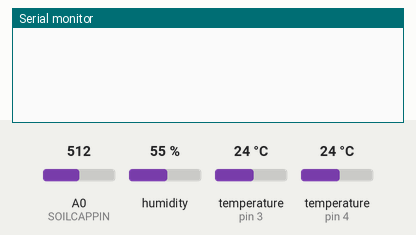
The sketch below on a simulated Arduino Uno, built with avr-gcc and run on an emulated ATmega328P. Shown: the last lines printed to the serial monitor. The inputs (shaded band) are chosen by the test bench; at power-on: humidity 55 %, temperature (sensors on pin 3, pin 4) 24 °C, A0 (SOILCAPPIN) = 512. No radio packets arrive unless stated.

Above: at 3.2 s.
3.3 s: humidity set to 22 %
At 4.3 s:
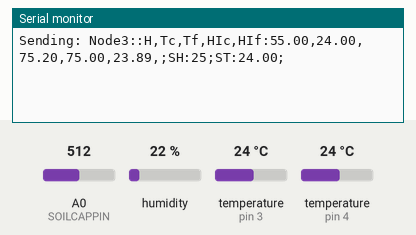
8.1 s: temperature (sensor on pin 3) set to 12 °C
At 12.4 s:
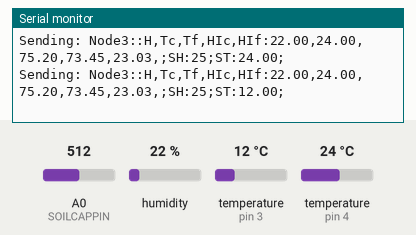
12.9 s: A0 (SOILCAPPIN) set to 610
At 15.9 s:
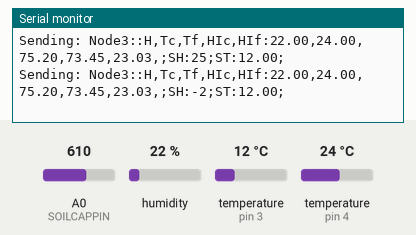
17.7 s: temperature (sensor on pin 4) set to 12 °C
At 19.3 s:
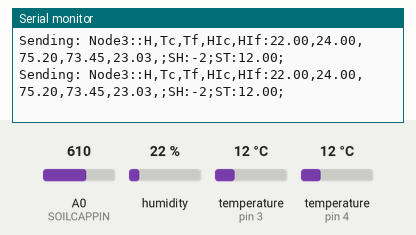
22.5 s: temperature (sensor on pin 3) set to 19 °C
At 24.0 s:
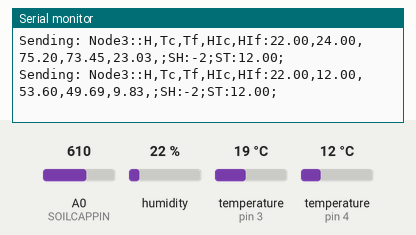
27.3 s: A0 (SOILCAPPIN) set to 590
At 30.8 s:
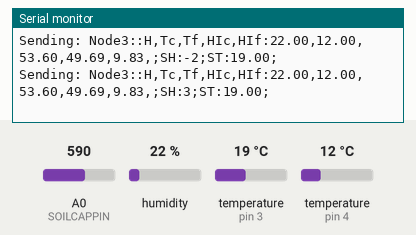
Timing chart, 0 to 32.3 s (numbered marks = the images above; inputs shaded):
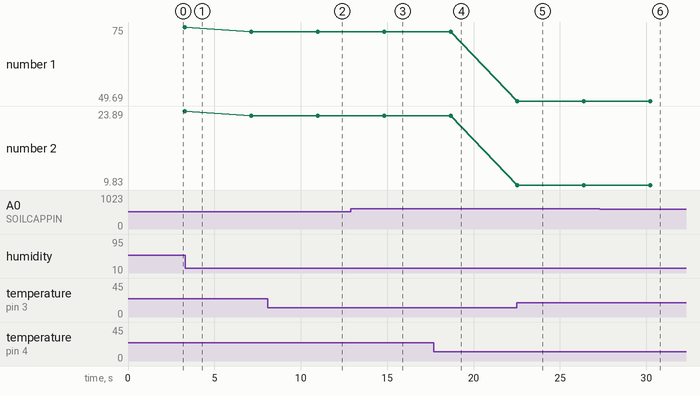

Measured:
- after the input at 8.1 s, the serial monitor: prints a new line after 2.9 s (image 2)
- after the input at 12.9 s, the serial monitor: prints a new line after 1.9 s (image 3)
- after the input at 27.3 s, the serial monitor: prints a new line after 2.9 s (image 6)
- plotted number 1: 75 → 73.45 after the input at 3.3 s
- plotted number 2: 23.89 → 23.03 after the input at 3.3 s

The sketch:

node_3_arduino.ino
```cpp
/*#######################################################CONNECTIONS#######################################################
 * NOTE: Do not use Pins: DIGITAL 2,9,10,11,12, and 13 as they are used by LoRa shield.
 * DHT22 :-: Air temperature and humidity
 * DHT22 :: BY DHT Header, Pins - 3.3VDC:RED, GND:BLACK, YELLOW:DIGITAL4
 *            10K resistor from pin DIGITAL4 (data) to pin 3.3VDC (power)
 * CAPACITIVE_SOIL_SENSOR :-: Soil humidity
 * CAPACITIVE_SOIL_SENSOR :: NO HEADER, Pins - 3.3VDC:RED, GND:BLACK, YELLOW:ANALOG0
 * DS18B20 :-: Soil temperature (thermometer sensor)
 * DS18B20 :: BY OneWire and DallasTemperature Header, Pins - 5VDC:RED, GND:BLACK, YELLOW:DIGITAL3
 *            4K7 (4.7K) resistor from pin DIGITAL3 (data) to pin 3.3VDC (power)
 */

// ----------------------------------------------------------------------------------------------------------------------

// send next/each value after/with delay of 1 second
int const DELAY4=3000;                              // milliseconds (NOTE: Cn't be less than 1000 milliseconds)
char const NODENAME='3';                            // node name

// -----------------------------------------------------------------------------------------------------------------------

// load header files
#include<DHT.h>                                     // for AM2105A (Temperature and Humidity)
#include<OneWire.h>                                 // for DS18B20 soil thermometer sensor (soil temperature)
#include<DallasTemperature.h>                       // for DS18B20 soil thermometer sensor (soil temperature)
#include<RH_RF95.h>                                 // for LoRa sending and reciving

// ------------------------------------------------------------------------------------------------------------------------

// PIN DEFINATIONS
#define DHT22PIN 4                                 // of DHT22 sensor
#define SOILCAPPIN A0                              // of capacitive soil sensor
#define SOILTHMPIN 3                               // of soil thermometer sensor

// -------------------------------------------------------------------------------------------------------------------------

// other definations
#define DHT22TYPE DHT22                             // DHT sensor type

// -------------------------------------------------------------------------------------------------------------------------

// Initialize sensor
DHT DHT22SENSOR(DHT22PIN,DHT22TYPE);                // setup AM2105A (DHT22) sensor
// Setup a oneWire instance to communicate with any OneWire devices (not just Maxim/Dallas temperature ICs)
OneWire oneWire(SOILTHMPIN);                        // for soil thermometer sensor (soil temperature)
// Pass our oneWire reference to Dallas Temperature.
DallasTemperature DS18B20(&oneWire);                // for soil thermometer sensor (soil temperature)
// make LoRa connection object
RH_RF95 LoRaConnection;                             // for send data by LoRa module

// ------------------------------------------------------------------------------------------------------------------------

// variable to controll detailed printing on serial monitor
bool detailed=false;
// variables to store sensor values ------------------------------
// DHT22 sensor
int DHT22_ARRAY_SIZE=5;
float DHT22_VALUES[]={-1.0,-1.0,-1.0,-1.0,-1.0};    // to store humidity, temperature(°C), temperature(°F), heat index (°C and °F)
// set values for capacitive soil sensor at pin A0 ---------------
const int max_CAPACITOR_VALUE=600;                  // maximum capacitor value (3.3VDC) (in dry air)
const int min_CAPACITOR_VALUE=240;                  // minimum capacitor value (3.3VDC) (in water)
int CURRENT_CAPACITOR_VALUE=0;                      // capacitor value (soil humidity)
// soil thermometer sensor (soil temperature) --------------------
float CURRENT_SOIL_TEM_VALUE=0;                     // soil temperature value

// -------------------------------------------------------------------------------------------------------------------------

// setup function
void setup() {
  // open serial port, set the baud rate to 9600 bps
  Serial.begin(9600);
  // start communication with DHT22 temperature and humidity sensor
  DHT22SENSOR.begin();
  // start communication with DS18B20 thermometer sensor
  DS18B20.begin();
  // start connection with LoRa
  while (!LoRaConnection.init()) {
    Serial.println("LoRa initialization failed!");
    delay(500);
  }
  // Wait a few seconds before starting measurements.
  delay(2000);
  }

// ---------------------------------------------------------------------------------------------------------------------------

// loop function
void loop(){
  // read temeperature and humidity
  callDHT22(detailed=false);
  // read soil moisture capacitive value by capacitive soil sensor
  callSOILCAP(detailed=false);
  // read soil temeperature by DS18B20
  callDS18B20(detailed=false);
  // make wait for a while before start sending
  delay(500);
  // make send message
  callLoRaSender(detailed=true);
  // make await before next value
  delay(DELAY4-500);
}


// ----------------------------------------------------------------------------------------------------------------------------

// function to read temeperature and humidity
float callDHT22(bool detailed){
  // Reading temperature or humidity takes about 250 milliseconds!
  // Sensor readings may also be up to 2 seconds 'old' (its a very slow sensor)
  DHT22_VALUES[0]=DHT22SENSOR.readHumidity();
  // Read temperature as Celsius (the default)
  DHT22_VALUES[1]=DHT22SENSOR.readTemperature();
  // Read temperature as Fahrenheit (isFahrenheit = true)
  DHT22_VALUES[2]=DHT22SENSOR.readTemperature(true);
  // Check if any reads failed and exit early (to try again).
  if (isnan(DHT22_VALUES[0])||isnan(DHT22_VALUES[2])||isnan(DHT22_VALUES[3])){
    // print notification if value fail to read
    Serial.println("Failed to read from DHT22 sensor!");
    // make all values to -1
    DHT22_VALUES[0]=-1;
    DHT22_VALUES[1]=-1;
    DHT22_VALUES[2]=-1;
    DHT22_VALUES[3]=-1;
    DHT22_VALUES[4]=-1;
    // make return that reading failed
    return -1;
  }
  // Compute heat index in Fahrenheit (the default)
  DHT22_VALUES[3]=DHT22SENSOR.computeHeatIndex(DHT22_VALUES[2],DHT22_VALUES[0]);
  // Compute heat index in Celsius (isFahreheit = false)
  DHT22_VALUES[4]=DHT22SENSOR.computeHeatIndex(DHT22_VALUES[1],DHT22_VALUES[0],false);
  // if value have to be printed on serial monitor
  if (detailed) {
    // make print all values
    Serial.print("Humidity: ");Serial.print(DHT22_VALUES[0]);
    Serial.print("%  Temperature: ");Serial.print(DHT22_VALUES[1]);
    Serial.print("°C ");Serial.print(DHT22_VALUES[2]);Serial.print("°F  Heat index: ");
    Serial.print(DHT22_VALUES[4]);Serial.print("°C ");Serial.print(DHT22_VALUES[3]);Serial.println("°F");
  }
  // make return
  return 0;
}

// function to read soil moisture capacitive value by capacitive soil sensor
float callSOILCAP(bool detailed){
  // read soil moisture capacitive value by capacitive soil sensor
  CURRENT_CAPACITOR_VALUE=map(analogRead(SOILCAPPIN),min_CAPACITOR_VALUE,max_CAPACITOR_VALUE,100,0);
  // if value have to be printed on serial monitor
  if (detailed) {
    // make print soil capacitor (humidity) value values
    Serial.print("Soil capacitor value (Soil humidity): ");Serial.println(CURRENT_CAPACITOR_VALUE);
  }
  // make return
  return 0;
}

// function to read soil temeprature by soil thermometer sensor (soil temperature)
float callDS18B20(bool detailed){
  // read soil temperature value by DS18B20 thermometer sensor
  DS18B20.requestTemperatures();                                    // call for temperature value
  CURRENT_SOIL_TEM_VALUE=DS18B20.getTempCByIndex(0);
  // if value have to be printed on serial monitor
  if (detailed) {
    // make print soil temperature value values
    Serial.print("Soil temperature: ");Serial.println(CURRENT_SOIL_TEM_VALUE);
  }
  // make return
  return 0;
}

// function to send data to LoRa reciver
float callLoRaSender(bool detailed){
  // make string to send to reciver
  String sensorData="Node"+String(NODENAME)+"::";
  // add dht22 all values to data
  sensorData+="H,Tc,Tf,HIc,HIf:";                 // to sending humidity, temperature(°C), temperature(°F), heat index (°C and °F)
  for(int i=0;i<DHT22_ARRAY_SIZE;i++){
    // add data
    sensorData+=String(DHT22_VALUES[i])+",";
  }
  // mark end of the value for dht22
  sensorData+=";";
  // add values for soil Humidity
  sensorData+="SH:"+String(CURRENT_CAPACITOR_VALUE)+";";
  // add values  for soil temperature
  sensorData+="ST:"+String(CURRENT_SOIL_TEM_VALUE)+";";
  // sending data - convert data to character array
  char dataArray[sensorData.length()+1];
  sensorData.toCharArray(dataArray,sensorData.length()+1);
  // if value have to be printed on serial monitor
  if (detailed) {
    // print array to send
    Serial.print("Sending: "); Serial.println(dataArray);
  }
  // Sending data to reciver
  LoRaConnection.send(dataArray,sizeof(dataArray));
  LoRaConnection.waitPacketSent();
}
```
